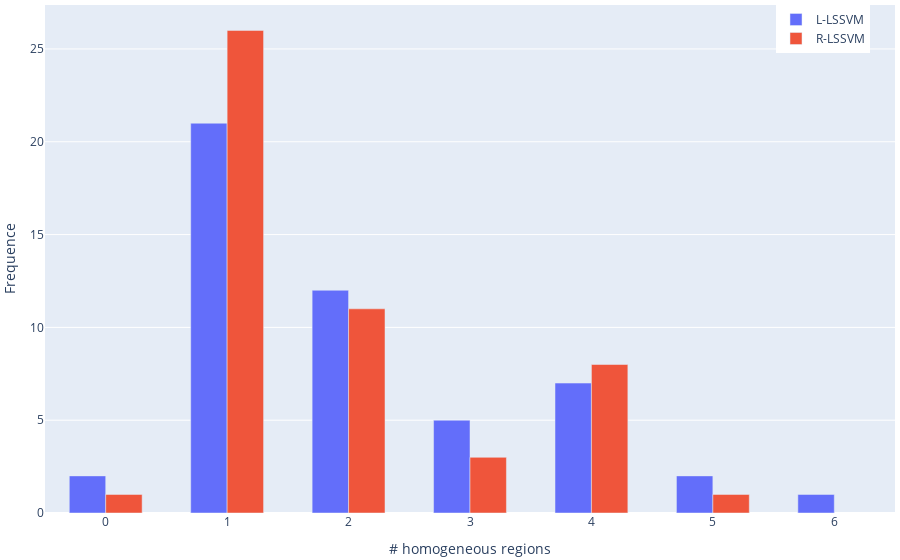
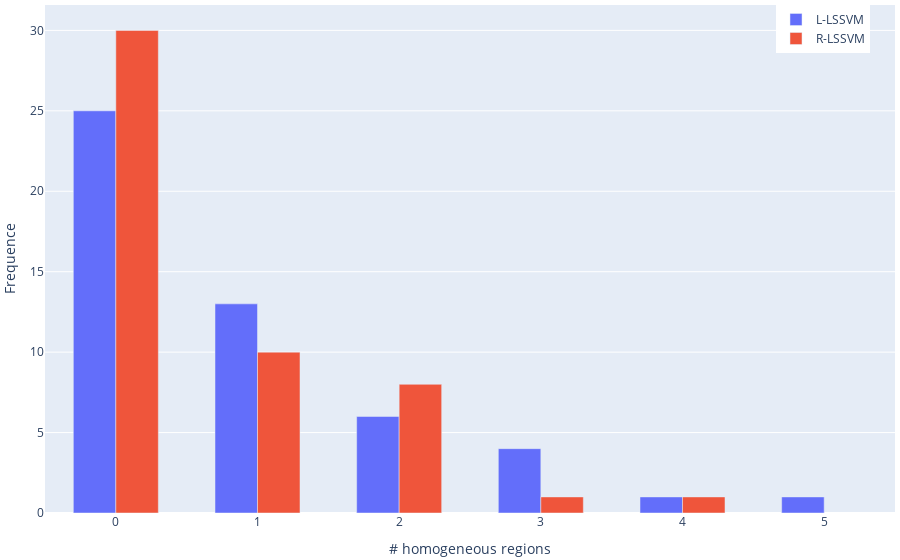
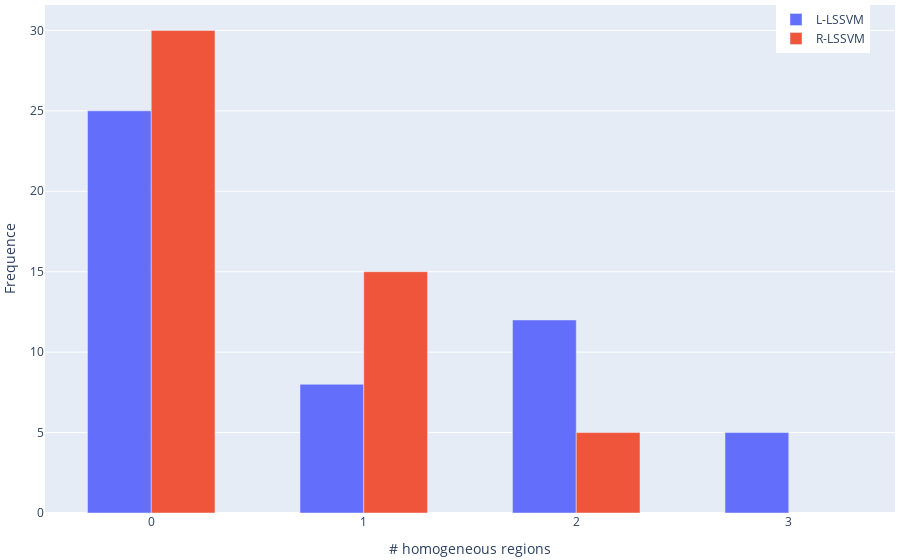
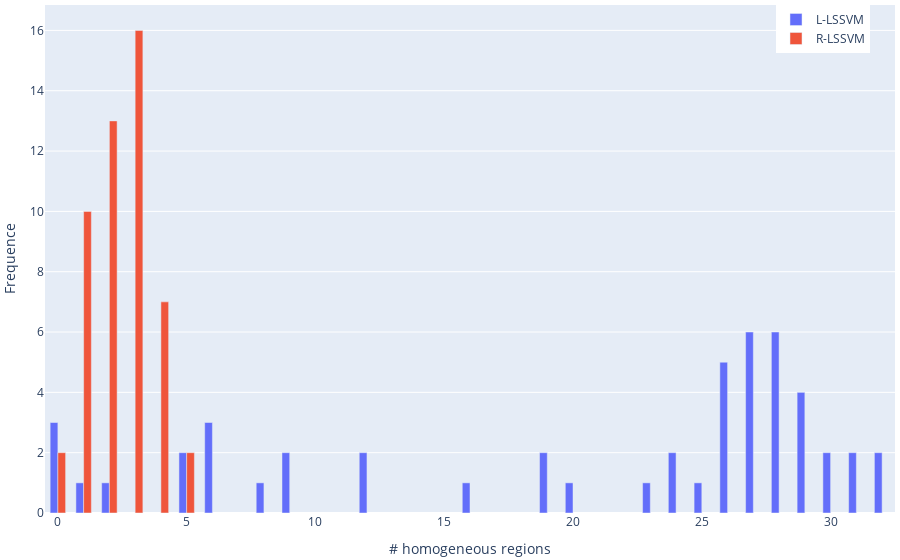

The cell these charts' notebook holds for them, in order:
### Markdown cell above
### 2. Analysis of homogeneous regions  <a class="anchor" id="r-lssvm"></a>

### Code cell
import plotly.graph_objects as go
from IPython.core.display import display, HTML

for dataset_name in ds_names:
    display(HTML('<center><h1>'+dataset_name+'</h1></center>'))

    # get dataframe of the specific dataset
    df_local    = _dataframes_dict['local'].loc[_dataframes_dict['local']['dataset_name'] == dataset_name]
    df_regional = _dataframes_dict['regional'].loc[_dataframes_dict['regional']['dataset_name'] == dataset_name]

    fig = go.Figure(data=[
        go.Bar(
            name='L-LSSVM', 
            x=df_local["# homogeneous regions"].value_counts().index.tolist(), 
            y=df_local["# homogeneous regions"].value_counts().values
        ),
        go.Bar(
            name='R-LSSVM', 
            x=df_regional["# homogeneous regions"].value_counts().index.tolist(), 
            y=df_regional["# homogeneous regions"].value_counts().values
        )
    ])
    # Change the bar mode
    fig.update_layout(barmode='group')
    fig.update_layout(
        xaxis_title = '# homogeneous regions',
        yaxis_title = 'Frequence',
        bargap=0.4, # gap between bars of adjacent location coordinates
    )
    fig.update_layout(legend=dict(x=.86, y=1))


    fig.update_layout(
        margin=dict(l=20, r=5, t=5, b=20),
#         paper_bgcolor="LightSteelBlue"
    )
    
    fig.show()

    display(HTML('<hr>'))

### Figure 1 — Plotly figure (JSON) as saved in the notebook; plotly's stock layout.template omitted (floating-point values rounded to 4 significant figures)
{"data": [{"name": "L-LSSVM", "type": "bar", "x": [1, 2, 4, 3, 0, 5, 6], "y": [21, 12, 7, 5, 2, 2, 1]}, {"name": "R-LSSVM", "type": "bar", "x": [1, 2, 4, 3, 0, 5], "y": [26, 11, 8, 3, 1, 1]}], "layout": {"bargap": 0.4, "barmode": "group", "legend": {"x": 0.86, "y": 1}, "margin": {"b": 20, "l": 20, "r": 5, "t": 5}, "xaxis": {"title": {"text": "# homogeneous regions"}}, "yaxis": {"title": {"text": "Frequence"}}}}

### Figure 2 — Plotly figure (JSON) as saved in the notebook; plotly's stock layout.template omitted (floating-point values rounded to 4 significant figures)
{"data": [{"name": "L-LSSVM", "type": "bar", "x": [0, 1, 2, 3, 4, 5], "y": [25, 13, 6, 4, 1, 1]}, {"name": "R-LSSVM", "type": "bar", "x": [0, 1, 2, 3, 4], "y": [30, 10, 8, 1, 1]}], "layout": {"bargap": 0.4, "barmode": "group", "legend": {"x": 0.86, "y": 1}, "margin": {"b": 20, "l": 20, "r": 5, "t": 5}, "xaxis": {"title": {"text": "# homogeneous regions"}}, "yaxis": {"title": {"text": "Frequence"}}}}

### Figure 3 — Plotly figure (JSON) as saved in the notebook; plotly's stock layout.template omitted (floating-point values rounded to 4 significant figures)
{"data": [{"name": "L-LSSVM", "type": "bar", "x": [0, 2, 1, 3], "y": [25, 12, 8, 5]}, {"name": "R-LSSVM", "type": "bar", "x": [0, 1, 2], "y": [30, 15, 5]}], "layout": {"bargap": 0.4, "barmode": "group", "legend": {"x": 0.86, "y": 1}, "margin": {"b": 20, "l": 20, "r": 5, "t": 5}, "xaxis": {"title": {"text": "# homogeneous regions"}}, "yaxis": {"title": {"text": "Frequence"}}}}

### Figure 4 — Plotly figure (JSON) as saved in the notebook; plotly's stock layout.template omitted (floating-point values rounded to 4 significant figures)
{"data": [{"name": "L-LSSVM", "type": "bar", "x": [27, 28, 26, 29, 0, 6, 31, 30, 9, 5, 24, 12, 19, 32, 8, 23, 16, 1, 2, 20, 25], "y": [6, 6, 5, 4, 3, 3, 2, 2, 2, 2, 2, 2, 2, 2, 1, 1, 1, 1, 1, 1, 1]}, {"name": "R-LSSVM", "type": "bar", "x": [3, 2, 1, 4, 5, 0], "y": [16, 13, 10, 7, 2, 2]}], "layout": {"bargap": 0.4, "barmode": "group", "legend": {"x": 0.86, "y": 1}, "margin": {"b": 20, "l": 20, "r": 5, "t": 5}, "xaxis": {"title": {"text": "# homogeneous regions"}}, "yaxis": {"title": {"text": "Frequence"}}}}
